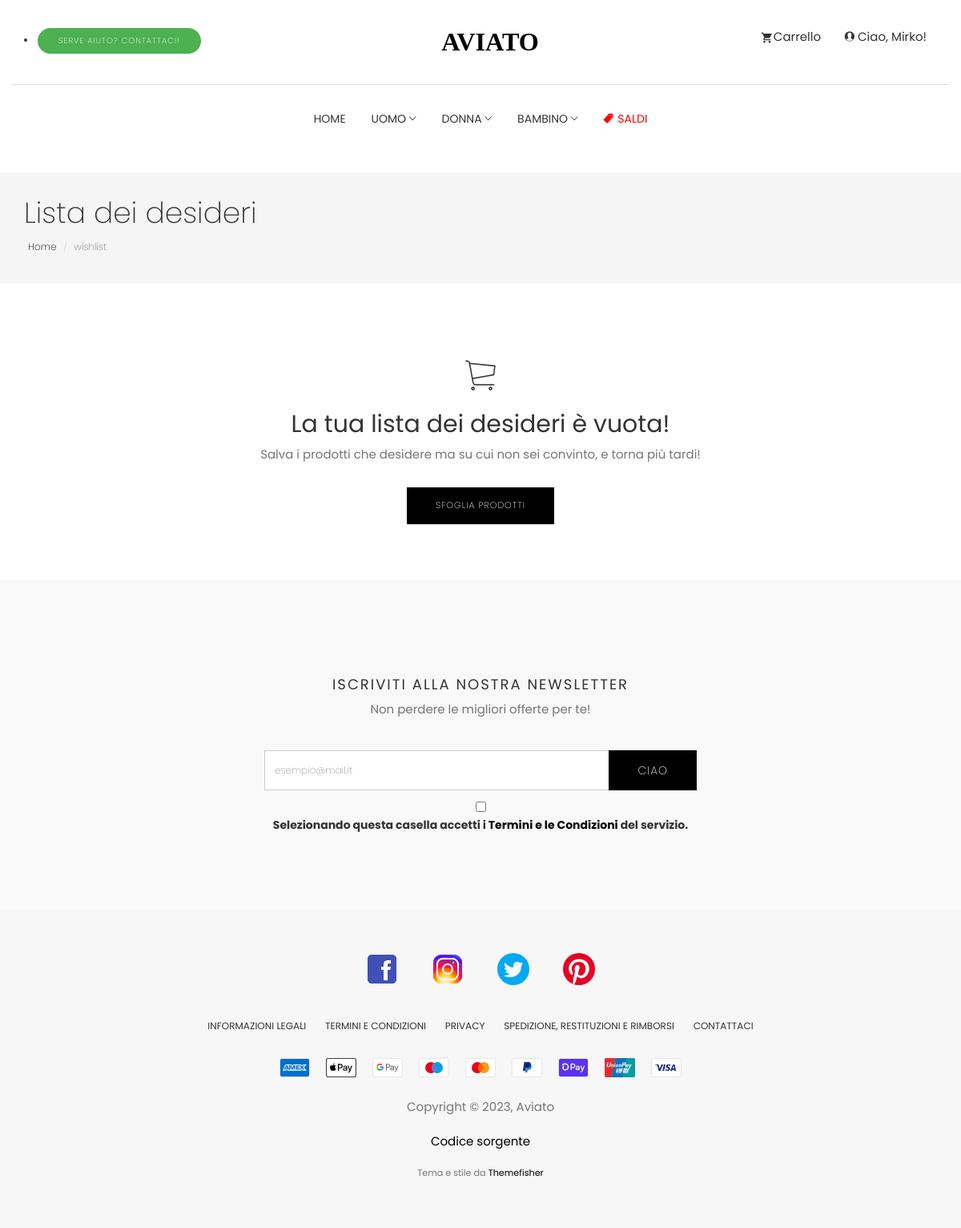
/wishlist/index.php (signed in), run on an earlier commit of the app's database.
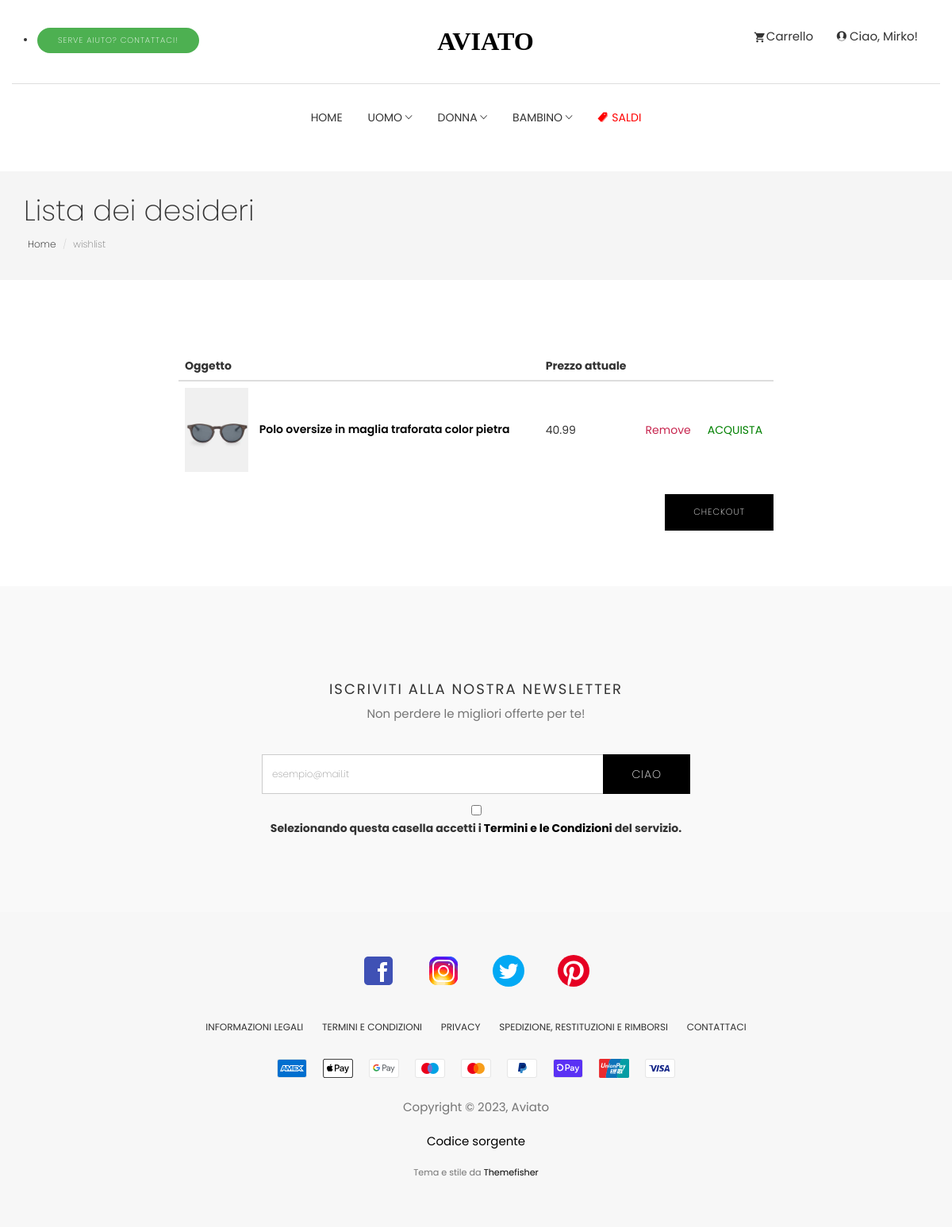
And on a later commit of the database.
### tables this page shows
CREATE TABLE `wishlist` (
  `user_id` int(11) NOT NULL,
  `product_id` int(11) NOT NULL,
  `date_added` timestamp NOT NULL DEFAULT current_timestamp()
);

CREATE TABLE `products` (
  `id` int(11) NOT NULL,
  `name` varchar(256) NOT NULL DEFAULT 'Unknown product',
  `description` text NOT NULL DEFAULT '\'\\\'A description for this category has not been set.\\\'\'',
  `details` text NOT NULL DEFAULT 'very good very nice',
  `price` float NOT NULL DEFAULT 99999,
  `category` int(11) NOT NULL DEFAULT 1,
  `gender` enum('MAN','WOMAN','UNISEX') NOT NULL DEFAULT 'UNISEX',
  `age` enum('ADULT','CHILD') NOT NULL DEFAULT 'ADULT',
  `upload_date` timestamp NOT NULL DEFAULT current_timestamp(),
  `hidden` tinyint(1) NOT NULL DEFAULT 1,
  `stock_amount` int(11) NOT NULL DEFAULT 0,
  `sale_percentage` float NOT NULL DEFAULT 0
);

### common/SQL.php (called while the page is built, shortened)
<?php
class SQL
{
    private $_connection;
    private static $_instance;
    private  $dbhost = "localhost";
    private  $username = "aviato";
    private  $password = "xx@xx";
    private  $dbname = "aviato";
    public static function getInstance()
    {
        if (!self::$_instance) {
            self::$_instance = new self();
        }
        return self::$_instance;
    }
    private function __construct()
    {
        try {
            $this->_connection = new mysqli($this->dbhost, $this->username,  $this->password, $this->dbname);
        } catch (Exception $e) {
            if (mysqli_connect_error()) {
                echo "Failed to conencto to MySQL: " . mysqli_connect_error() . E_USER_ERROR;
            }
        }
    }
    public function Select($query = "", $params = [])
    {
        try {
            $stmt = $this->executeStatement($query, $params);
            $result = $stmt->get_result()->fetch_all(MYSQLI_ASSOC);
            return $result;
        } catch (Exception $e) {
            throw new Exception($e->getMessage());
        }
        return false;
    }
    private function executeStatement($query = "", $params = [])
    {
        try {
            $stmt = $this->_connection->prepare($query);
            if ($params) {
                call_user_func_array(array($stmt, 'bind_param'), $params);
            }
            $stmt->execute();
            return $stmt;
        } catch (Exception $e) {
            throw new Exception($e->getMessage());
        }
    }
}

### common/wishlist-printer.php (the view)
<?php
function print_empty_wishlist() {
    echo
    '
    <section class="empty-cart page-wrapper">
  <div class="container">
    <div class="row">
      <div class="col-md-6 col-md-offset-3">
        <div class="block text-center">
        	<i class="tf-ion-ios-cart-outline"></i>
          	<h2 class="text-center">La tua lista dei desideri è vuota!</h2>
          	<p>Salva i prodotti che desidere ma su cui non sei convinto, e torna più tardi!</p>
          	<a href="../products.php" class="btn btn-main mt-20">Sfoglia prodotti</a>
      </div>
    </div>
  </div>
</section>
    ';
}
function print_wishlist_products($q) {
    $html = '<div class="page-wrapper">
    <div class="cart shopping">
      <div class="container">
        <div class="row">
          <div class="col-md-8 col-md-offset-2">
            <div class="block">
              <div class="product-list">
                <form method="post">
                  <table class="table">
                    <thead>
                      <tr>
                        <th class="">Oggetto</th>
                        <th class="">Prezzo attuale</th>
                        <th class=""></th>
                        <th class=""></th>
                      </tr>
                    </thead>
                    <tbody>
                ';
    foreach($q as $row) {
        $html .= '<tr>
        <td>
          <div class="product-info">
            <img width="80" src="../images/shop/cart/cart-1.jpg" alt="" />
            <a href="../product.php?id='.$row["id"].'">'.$row["name"].'</a>
          </div>
        </td>
        <td>'.$row["price"].'</td>
        <td>
          <a class="product-remove" href="remove.php?id='.$row["id"].'">Remove</a>
        </td>
        <td>
          <a class="product-remove" style="color: green" href="../cart/add.php?id='.$row["id"].'">ACQUISTA</a>
        </td>
      </tr>';
    }
    $html .= '</tbody>
    </table>
    <a href="checkout.html" class="btn btn-main pull-right">Checkout</a>
  </form>
</div>
</div>
</div>
</div>
</div>
</div>
</div>';
echo $html;
}
$query_result = SQL::getInstance()->Select("SELECT * FROM products AS p JOIN wishlist AS w WHERE w.user_id=? AND w.product_id=p.id;", ["i", $user_id]);
if(count($query_result) < 1) {
    print_empty_wishlist();
} else {
    print_wishlist_products($query_result);
}
?>

What changed in the data, as far as the page shows it:
added wishlist: product.name "Polo oversize in maglia traforata color pietra", product.price "40.99"
Also different on the page:
text no longer shown: "La tua lista dei desideri è vuota! Salva i prodotti che desidere ma su cui non sei convinto, e torna più tardi! SFOGLIA PRODOTTI"
text now shown: "Oggetto Prezzo attuale CHECKOUT"
